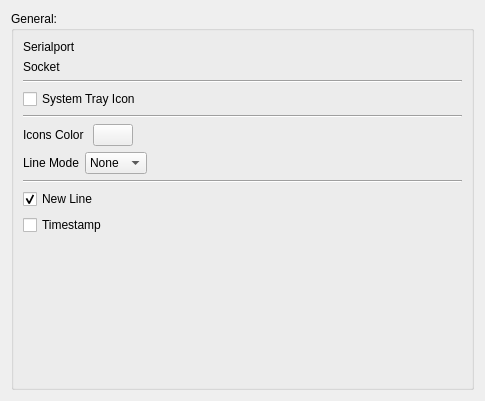
<?xml version="1.0" encoding="UTF-8"?>
<ui version="4.0">
 <class>GeneralPref</class>
 <widget class="QWidget" name="GeneralPref">
  <property name="geometry">
   <rect>
    <x>0</x>
    <y>0</y>
    <width>485</width>
    <height>401</height>
   </rect>
  </property>
  <layout class="QVBoxLayout">
   <item>
    <widget class="QGroupBox" name="groupBox">
     <property name="title">
      <string>General:</string>
     </property>
     <layout class="QVBoxLayout" name="verticalLayout">
      <item>
       <layout class="QHBoxLayout" name="horizontalLayout_3">
        <item>
         <widget class="QLabel" name="serialport">
          <property name="text">
           <string>Serialport </string>
          </property>
         </widget>
        </item>
        <item>
         <widget class="KUrlRequester" name="kcfg_serialportDir">
          <property name="toolTip">
           <string>Directory to use as a default save location for all data.</string>
          </property>
         </widget>
        </item>
       </layout>
      </item>
      <item>
       <layout class="QHBoxLayout" name="horizontalLayout_2">
        <item>
         <widget class="QLabel" name="socket">
          <property name="text">
           <string>Socket </string>
          </property>
         </widget>
        </item>
        <item>
         <widget class="KUrlRequester" name="kcfg_socketDir">
          <property name="toolTip">
           <string>Directory to use as a default save location for all data.</string>
          </property>
         </widget>
        </item>
       </layout>
      </item>
      <item>
       <widget class="Line" name="line">
        <property name="orientation">
         <enum>Qt::Horizontal</enum>
        </property>
       </widget>
      </item>
      <item>
       <widget class="QCheckBox" name="kcfg_showSystemTrayIcon">
        <property name="toolTip">
         <string>Whether or not to show system tray popup messages.</string>
        </property>
        <property name="text">
         <string>System Tray Icon</string>
        </property>
       </widget>
      </item>
      <item>
       <widget class="Line" name="line_2">
        <property name="orientation">
         <enum>Qt::Horizontal</enum>
        </property>
       </widget>
      </item>
      <item>
       <layout class="QHBoxLayout" name="horizontalLayout">
        <item>
         <widget class="QLabel" name="label_2">
          <property name="text">
           <string>Icons Color </string>
          </property>
         </widget>
        </item>
        <item>
         <widget class="KColorButton" name="kcfg_iconColor">
          <property name="autoFillBackground">
           <bool>false</bool>
          </property>
          <property name="autoDefault">
           <bool>false</bool>
          </property>
          <property name="color">
           <color>
            <red>170</red>
            <green>255</green>
            <blue>0</blue>
           </color>
          </property>
          <property name="defaultColor">
           <color>
            <red>170</red>
            <green>255</green>
            <blue>0</blue>
           </color>
          </property>
         </widget>
        </item>
        <item>
         <spacer name="horizontalSpacer">
          <property name="orientation">
           <enum>Qt::Horizontal</enum>
          </property>
          <property name="sizeHint" stdset="0">
           <size>
            <width>40</width>
            <height>20</height>
           </size>
          </property>
         </spacer>
        </item>
       </layout>
      </item>
      <item>
       <layout class="QHBoxLayout" name="horizontalLayout_4">
        <item>
         <widget class="QLabel" name="label">
          <property name="text">
           <string>Line Mode</string>
          </property>
         </widget>
        </item>
        <item>
         <widget class="QComboBox" name="kcfg_lineMode">
          <item>
           <property name="text">
            <string>None</string>
           </property>
          </item>
          <item>
           <property name="text">
            <string>LF</string>
           </property>
          </item>
          <item>
           <property name="text">
            <string>CR</string>
           </property>
          </item>
          <item>
           <property name="text">
            <string>CRLF</string>
           </property>
          </item>
          <item>
           <property name="text">
            <string>HEX</string>
           </property>
          </item>
         </widget>
        </item>
        <item>
         <spacer name="horizontalSpacer_2">
          <property name="orientation">
           <enum>Qt::Horizontal</enum>
          </property>
          <property name="sizeHint" stdset="0">
           <size>
            <width>40</width>
            <height>20</height>
           </size>
          </property>
         </spacer>
        </item>
       </layout>
      </item>
      <item>
       <widget class="Line" name="line_3">
        <property name="orientation">
         <enum>Qt::Horizontal</enum>
        </property>
       </widget>
      </item>
      <item>
       <widget class="QCheckBox" name="kcfg_newLine">
        <property name="toolTip">
         <string>Whether or not to show system tray popup messages.</string>
        </property>
        <property name="text">
         <string>New Line</string>
        </property>
        <property name="checked">
         <bool>true</bool>
        </property>
       </widget>
      </item>
      <item>
       <widget class="QCheckBox" name="kcfg_timeStamp">
        <property name="toolTip">
         <string>Whether or not to show system tray popup messages.</string>
        </property>
        <property name="text">
         <string>Timestamp</string>
        </property>
        <property name="checked">
         <bool>false</bool>
        </property>
       </widget>
      </item>
      <item>
       <spacer name="verticalSpacer">
        <property name="orientation">
         <enum>Qt::Vertical</enum>
        </property>
        <property name="sizeHint" stdset="0">
         <size>
          <width>20</width>
          <height>40</height>
         </size>
        </property>
       </spacer>
      </item>
     </layout>
    </widget>
   </item>
  </layout>
 </widget>
 <customwidgets>
  <customwidget>
   <class>KUrlRequester</class>
   <extends>QWidget</extends>
   <header>kurlrequester.h</header>
   <container>1</container>
  </customwidget>
  <customwidget>
   <class>KColorButton</class>
   <extends>QPushButton</extends>
   <header>kcolorbutton.h</header>
  </customwidget>
 </customwidgets>
 <resources/>
 <connections/>
</ui>
